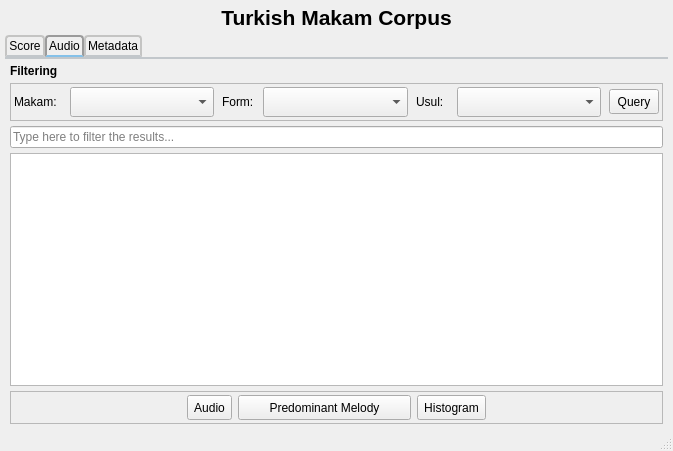
<?xml version="1.0" encoding="UTF-8"?>
<ui version="4.0">
 <class>MainWindow</class>
 <widget class="QMainWindow" name="MainWindow">
  <property name="geometry">
   <rect>
    <x>0</x>
    <y>0</y>
    <width>673</width>
    <height>451</height>
   </rect>
  </property>
  <property name="baseSize">
   <size>
    <width>4</width>
    <height>4</height>
   </size>
  </property>
  <property name="mouseTracking">
   <bool>false</bool>
  </property>
  <property name="windowTitle">
   <string>CompMusic</string>
  </property>
  <property name="windowIcon">
   <iconset resource="resources.qrc">
    <normaloff>:/compmusic/icons/compmusic-logo-black.png</normaloff>:/compmusic/icons/compmusic-logo-black.png</iconset>
  </property>
  <widget class="QWidget" name="centralwidget_makam">
   <layout class="QGridLayout" name="gridLayout_mainwindow">
    <property name="leftMargin">
     <number>5</number>
    </property>
    <property name="topMargin">
     <number>5</number>
    </property>
    <property name="rightMargin">
     <number>5</number>
    </property>
    <property name="bottomMargin">
     <number>3</number>
    </property>
    <property name="horizontalSpacing">
     <number>0</number>
    </property>
    <property name="verticalSpacing">
     <number>5</number>
    </property>
    <item row="0" column="0">
     <widget class="QLabel" name="label_makam">
      <property name="text">
       <string>&lt;html&gt;&lt;head/&gt;&lt;body&gt;&lt;p&gt;&lt;span style=&quot; font-size:16pt; font-weight:600;&quot;&gt;Turkish Makam Corpus&lt;/span&gt;&lt;/p&gt;&lt;/body&gt;&lt;/html&gt;</string>
      </property>
      <property name="alignment">
       <set>Qt::AlignCenter</set>
      </property>
      <property name="wordWrap">
       <bool>false</bool>
      </property>
     </widget>
    </item>
    <item row="1" column="0">
     <widget class="QTabWidget" name="tabWidget_makam_corpus">
      <property name="statusTip">
       <string>Audio corpus and audio related features</string>
      </property>
      <property name="styleSheet">
       <string notr="true">QTabWidget::pane { /* The tab widget frame */
    border-top: 2px solid #C2C7CB;
    position: absolute;
    top: -0.5em;
}

QTabWidget::tab-bar {
    alignment: center;
}

/* Style the tab using the tab sub-control. Note that
    it reads QTabBar _not_ QTabWidget */
QTabBar::tab {
    background: qlineargradient(x1: 0, y1: 0, x2: 0, y2: 1,
                                stop: 0 #E1E1E1, stop: 0.4 #DDDDDD,
                                stop: 0.5 #D8D8D8, stop: 1.0 #D3D3D3);
    border: 2px solid #C4C4C3;
    border-bottom-color: #C2C7CB;  /*same as the pane color */
    border-top-left-radius: 4px;
    border-top-right-radius: 4px;
    min-width: 8ex;
    padding: 2px;
}

/*qlineargradient(x1: 0, y1: 0, x2: 0, y2: 1,
                                stop: 0 #E1E1E1, stop: 0.4 #DDDDDD,
                                stop: 0.5 #D8D8D8, stop: 1.0 #D3D3D3);
*/
QTabBar::tab:selected, QTabBar::tab:hover {
    background: qlineargradient(x1: 0, y1: 0, x2: 0, y2: 1,
                                stop: 0 #fafafa, stop: 0.4 #f4f4f4,
                                stop: 0.5 #e7e7e7, stop: 1.0 #fafafa);
    /*border-bottom-color: #85C1E9;*/
}

QTabBar::tab:selected {
    border-color: #9B9B9B;
    border-bottom-color: #85C1E9; /* same as pane color */
}</string>
      </property>
      <property name="currentIndex">
       <number>1</number>
      </property>
      <widget class="QWidget" name="tab_score">
       <attribute name="title">
        <string>Score</string>
       </attribute>
      </widget>
      <widget class="QWidget" name="tab_audio">
       <attribute name="title">
        <string>Audio</string>
       </attribute>
       <layout class="QVBoxLayout" name="verticalLayout_2">
        <property name="spacing">
         <number>5</number>
        </property>
        <property name="leftMargin">
         <number>5</number>
        </property>
        <property name="topMargin">
         <number>5</number>
        </property>
        <property name="rightMargin">
         <number>5</number>
        </property>
        <property name="bottomMargin">
         <number>2</number>
        </property>
        <item>
         <widget class="QLabel" name="label_filtering">
          <property name="sizePolicy">
           <sizepolicy hsizetype="Fixed" vsizetype="Fixed">
            <horstretch>0</horstretch>
            <verstretch>0</verstretch>
           </sizepolicy>
          </property>
          <property name="text">
           <string>&lt;html&gt;&lt;head/&gt;&lt;body&gt;&lt;p&gt;&lt;span style=&quot; font-weight:600;&quot;&gt;Filtering&lt;/span&gt;&lt;/p&gt;&lt;/body&gt;&lt;/html&gt;</string>
          </property>
         </widget>
        </item>
        <item>
         <widget class="QFrame" name="frame_attiributes">
          <property name="sizePolicy">
           <sizepolicy hsizetype="Preferred" vsizetype="Fixed">
            <horstretch>0</horstretch>
            <verstretch>0</verstretch>
           </sizepolicy>
          </property>
          <property name="frameShape">
           <enum>QFrame::StyledPanel</enum>
          </property>
          <property name="frameShadow">
           <enum>QFrame::Raised</enum>
          </property>
          <layout class="QGridLayout" name="gridLayout_filtering">
           <property name="margin">
            <number>3</number>
           </property>
           <property name="spacing">
            <number>3</number>
           </property>
           <item row="1" column="0">
            <layout class="QHBoxLayout" name="horizontalLayout_filtering">
             <property name="spacing">
              <number>1</number>
             </property>
             <property name="sizeConstraint">
              <enum>QLayout::SetFixedSize</enum>
             </property>
             <item>
              <widget class="QLabel" name="label_filter_makam">
               <property name="sizePolicy">
                <sizepolicy hsizetype="Fixed" vsizetype="Fixed">
                 <horstretch>0</horstretch>
                 <verstretch>0</verstretch>
                </sizepolicy>
               </property>
               <property name="maximumSize">
                <size>
                 <width>55</width>
                 <height>16777215</height>
                </size>
               </property>
               <property name="text">
                <string>Makam:</string>
               </property>
               <property name="buddy">
                <cstring>comboBox_makam</cstring>
               </property>
              </widget>
             </item>
             <item>
              <widget class="QComboBox" name="comboBox_makam">
               <property name="minimumSize">
                <size>
                 <width>0</width>
                 <height>30</height>
                </size>
               </property>
               <property name="statusTip">
                <string>Select makam</string>
               </property>
              </widget>
             </item>
             <item>
              <spacer name="horizontalSpacer_makam_form">
               <property name="orientation">
                <enum>Qt::Horizontal</enum>
               </property>
               <property name="sizeType">
                <enum>QSizePolicy::Fixed</enum>
               </property>
               <property name="sizeHint" stdset="0">
                <size>
                 <width>7</width>
                 <height>10</height>
                </size>
               </property>
              </spacer>
             </item>
             <item>
              <widget class="QLabel" name="label_filter_form">
               <property name="maximumSize">
                <size>
                 <width>40</width>
                 <height>16777215</height>
                </size>
               </property>
               <property name="text">
                <string>Form:</string>
               </property>
               <property name="buddy">
                <cstring>comboBox_form</cstring>
               </property>
              </widget>
             </item>
             <item>
              <widget class="QComboBox" name="comboBox_form">
               <property name="minimumSize">
                <size>
                 <width>0</width>
                 <height>30</height>
                </size>
               </property>
               <property name="statusTip">
                <string>Select form</string>
               </property>
              </widget>
             </item>
             <item>
              <spacer name="horizontalSpacer_form_usul">
               <property name="orientation">
                <enum>Qt::Horizontal</enum>
               </property>
               <property name="sizeType">
                <enum>QSizePolicy::Fixed</enum>
               </property>
               <property name="sizeHint" stdset="0">
                <size>
                 <width>7</width>
                 <height>10</height>
                </size>
               </property>
              </spacer>
             </item>
             <item>
              <widget class="QLabel" name="label_filter_usul">
               <property name="sizePolicy">
                <sizepolicy hsizetype="Fixed" vsizetype="Fixed">
                 <horstretch>0</horstretch>
                 <verstretch>0</verstretch>
                </sizepolicy>
               </property>
               <property name="maximumSize">
                <size>
                 <width>40</width>
                 <height>16777215</height>
                </size>
               </property>
               <property name="text">
                <string>Usul:</string>
               </property>
               <property name="buddy">
                <cstring>comboBox_usul</cstring>
               </property>
              </widget>
             </item>
             <item>
              <widget class="QComboBox" name="comboBox_usul">
               <property name="minimumSize">
                <size>
                 <width>0</width>
                 <height>30</height>
                </size>
               </property>
               <property name="statusTip">
                <string>Select usul</string>
               </property>
              </widget>
             </item>
             <item>
              <spacer name="horizontalSpacer">
               <property name="orientation">
                <enum>Qt::Horizontal</enum>
               </property>
               <property name="sizeType">
                <enum>QSizePolicy::Fixed</enum>
               </property>
               <property name="sizeHint" stdset="0">
                <size>
                 <width>7</width>
                 <height>5</height>
                </size>
               </property>
              </spacer>
             </item>
             <item>
              <widget class="QToolButton" name="toolButton_query">
               <property name="sizePolicy">
                <sizepolicy hsizetype="Fixed" vsizetype="Fixed">
                 <horstretch>0</horstretch>
                 <verstretch>0</verstretch>
                </sizepolicy>
               </property>
               <property name="minimumSize">
                <size>
                 <width>50</width>
                 <height>25</height>
                </size>
               </property>
               <property name="maximumSize">
                <size>
                 <width>30</width>
                 <height>25</height>
                </size>
               </property>
               <property name="text">
                <string>Query</string>
               </property>
               <property name="icon">
                <iconset resource="resources.qrc">
                 <normaloff>:/compmusic/icons/magnifying-glass.png</normaloff>:/compmusic/icons/magnifying-glass.png</iconset>
               </property>
               <property name="checkable">
                <bool>false</bool>
               </property>
              </widget>
             </item>
            </layout>
           </item>
          </layout>
         </widget>
        </item>
        <item>
         <widget class="QLineEdit" name="lineEdit_filter">
          <property name="text">
           <string/>
          </property>
          <property name="placeholderText">
           <string>Type here to filter the results...</string>
          </property>
         </widget>
        </item>
        <item>
         <widget class="QTableView" name="tableView_results">
          <property name="styleSheet">
           <string notr="true"/>
          </property>
         </widget>
        </item>
        <item>
         <widget class="QFrame" name="frame">
          <property name="sizePolicy">
           <sizepolicy hsizetype="Expanding" vsizetype="Fixed">
            <horstretch>0</horstretch>
            <verstretch>0</verstretch>
           </sizepolicy>
          </property>
          <property name="minimumSize">
           <size>
            <width>0</width>
            <height>25</height>
           </size>
          </property>
          <property name="maximumSize">
           <size>
            <width>16777215</width>
            <height>60</height>
           </size>
          </property>
          <property name="frameShape">
           <enum>QFrame::StyledPanel</enum>
          </property>
          <property name="frameShadow">
           <enum>QFrame::Raised</enum>
          </property>
          <layout class="QHBoxLayout" name="horizontalLayout">
           <property name="margin">
            <number>3</number>
           </property>
           <item>
            <spacer name="horizontalSpacer_features_left">
             <property name="orientation">
              <enum>Qt::Horizontal</enum>
             </property>
             <property name="sizeHint" stdset="0">
              <size>
               <width>40</width>
               <height>20</height>
              </size>
             </property>
            </spacer>
           </item>
           <item>
            <widget class="QToolButton" name="toolButton_download_audio">
             <property name="sizePolicy">
              <sizepolicy hsizetype="Fixed" vsizetype="Fixed">
               <horstretch>0</horstretch>
               <verstretch>0</verstretch>
              </sizepolicy>
             </property>
             <property name="minimumSize">
              <size>
               <width>0</width>
               <height>25</height>
              </size>
             </property>
             <property name="maximumSize">
              <size>
               <width>75</width>
               <height>25</height>
              </size>
             </property>
             <property name="statusTip">
              <string>Download the selected audio recordings</string>
             </property>
             <property name="text">
              <string>Audio</string>
             </property>
             <property name="icon">
              <iconset resource="resources.qrc">
               <normaloff>:/compmusic/icons/sound-waves.svg</normaloff>:/compmusic/icons/sound-waves.svg</iconset>
             </property>
             <property name="iconSize">
              <size>
               <width>18</width>
               <height>18</height>
              </size>
             </property>
             <property name="checkable">
              <bool>false</bool>
             </property>
             <property name="toolButtonStyle">
              <enum>Qt::ToolButtonTextBesideIcon</enum>
             </property>
            </widget>
           </item>
           <item>
            <widget class="QToolButton" name="toolButton_download_pdm">
             <property name="sizePolicy">
              <sizepolicy hsizetype="Expanding" vsizetype="Fixed">
               <horstretch>0</horstretch>
               <verstretch>0</verstretch>
              </sizepolicy>
             </property>
             <property name="minimumSize">
              <size>
               <width>0</width>
               <height>25</height>
              </size>
             </property>
             <property name="maximumSize">
              <size>
               <width>180</width>
               <height>25</height>
              </size>
             </property>
             <property name="text">
              <string>Predominant Melody</string>
             </property>
             <property name="icon">
              <iconset resource="resources.qrc">
               <normaloff>:/compmusic/icons/pdm_icon.png</normaloff>:/compmusic/icons/pdm_icon.png</iconset>
             </property>
             <property name="iconSize">
              <size>
               <width>23</width>
               <height>23</height>
              </size>
             </property>
             <property name="toolButtonStyle">
              <enum>Qt::ToolButtonTextBesideIcon</enum>
             </property>
            </widget>
           </item>
           <item>
            <widget class="QToolButton" name="toolButton_histogram">
             <property name="minimumSize">
              <size>
               <width>0</width>
               <height>25</height>
              </size>
             </property>
             <property name="text">
              <string>Histogram</string>
             </property>
             <property name="icon">
              <iconset resource="resources.qrc">
               <normaloff>:/compmusic/icons/bozkurt_pcd.svg</normaloff>:/compmusic/icons/bozkurt_pcd.svg</iconset>
             </property>
             <property name="toolButtonStyle">
              <enum>Qt::ToolButtonTextBesideIcon</enum>
             </property>
            </widget>
           </item>
           <item>
            <spacer name="horizontalSpacer_features_right">
             <property name="orientation">
              <enum>Qt::Horizontal</enum>
             </property>
             <property name="sizeHint" stdset="0">
              <size>
               <width>40</width>
               <height>20</height>
              </size>
             </property>
            </spacer>
           </item>
          </layout>
         </widget>
        </item>
       </layout>
      </widget>
      <widget class="QWidget" name="tab_metadata">
       <attribute name="title">
        <string>Metadata</string>
       </attribute>
       <layout class="QVBoxLayout" name="verticalLayout_3"/>
      </widget>
     </widget>
    </item>
   </layout>
  </widget>
  <widget class="QMenuBar" name="menubar_makam">
   <property name="geometry">
    <rect>
     <x>0</x>
     <y>0</y>
     <width>673</width>
     <height>25</height>
    </rect>
   </property>
  </widget>
  <widget class="QStatusBar" name="statusbar_makam"/>
 </widget>
 <resources>
  <include location="resources.qrc"/>
 </resources>
 <connections/>
</ui>
